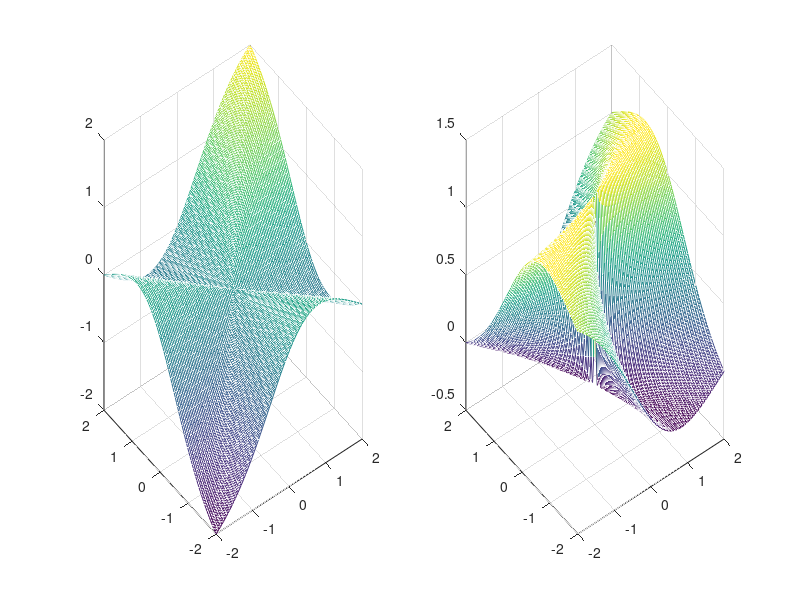

Source code (MATLAB):
% test the limiter
close all
clear all
format compact
n = 100
a = ones(n,1)*linspace(-2,2,n);
b = a';
ep2 = 1e-6
l = ((a+b).*a.*b)./(a.^2+ b.^2 + ep2);
subplot(121)
mesh(a,b,l)
v = a.*(a+b)./(a.^2+b.^2+ep2);
subplot(122)
mesh (a,b,v)
